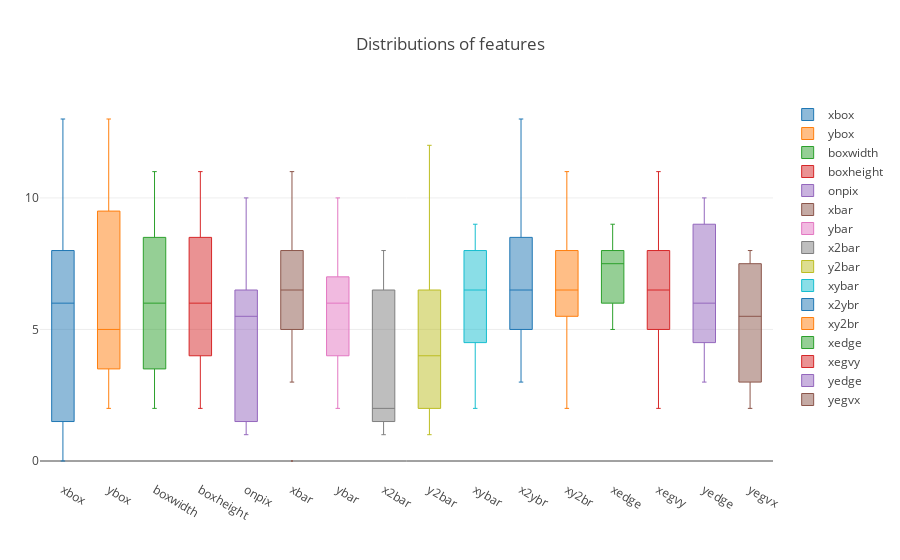

Notebook source saved alongside this figure:
### Markdown cell above
### boxplot of feature distributions

### Code cell
import plotly.plotly as py
import plotly.graph_objs as go
from plotly.offline import download_plotlyjs, init_notebook_mode, plot, iplot

init_notebook_mode(connected=True)
x_data=names

traces = []

for xd, yd in zip(x_data,data):
    traces.append(go.Box(y=yd,name=xd,whiskerwidth=.2,marker=dict(size=2,),line=dict(width=1),))

layout=go.Layout(
    title="Distributions of features",yaxis=dict(autorange=True,showgrid=True,zeroline=True,dtick=5,),margin=dict(l=40,r=30,b=80,t=100),)

fig = go.Figure(data=traces,layout=layout)
iplot(fig)

### Figure 1 — Plotly figure (JSON) as saved in the notebook; plotly's stock layout.template omitted (floating-point values rounded to 4 significant figures)
{"data": [{"line": {"width": 1}, "marker": {"size": 2}, "name": "xbox", "type": "box", "whiskerwidth": 0.2, "y": [2, 8, 3, 5, 1, 8, 13, 0, 6, 6, 10, 8, 0, 8, 0, 8]}, {"line": {"width": 1}, "marker": {"size": 2}, "name": "ybox", "type": "box", "whiskerwidth": 0.2, "y": [5, 12, 3, 7, 2, 10, 5, 5, 4, 13, 3, 9, 2, 8, 4, 10]}, {"line": {"width": 1}, "marker": {"size": 2}, "name": "boxwidth", "type": "box", "whiskerwidth": 0.2, "y": [4, 11, 6, 8, 6, 10, 6, 2, 6, 10, 3, 7, 3, 7, 3, 9]}, {"line": {"width": 1}, "marker": {"size": 2}, "name": "boxheight", "type": "box", "whiskerwidth": 0.2, "y": [7, 11, 6, 6, 3, 5, 9, 4, 6, 4, 4, 10, 6, 10, 2, 8]}, {"line": {"width": 1}, "marker": {"size": 2}, "name": "onpix", "type": "box", "whiskerwidth": 0.2, "y": [2, 1, 3, 1, 1, 8, 6, 6, 6, 6, 5, 9, 1, 7, 5, 10]}, {"line": {"width": 1}, "marker": {"size": 2}, "name": "xbar", "type": "box", "whiskerwidth": 0.2, "y": [4, 11, 5, 8, 3, 8, 8, 6, 9, 5, 6, 6, 0, 8, 9, 7]}, {"line": {"width": 1}, "marker": {"size": 2}, "name": "ybar", "type": "box", "whiskerwidth": 0.2, "y": [4, 2, 5, 4, 4, 8, 7, 6, 6, 7, 6, 6, 2, 8, 7, 10]}, {"line": {"width": 1}, "marker": {"size": 2}, "name": "x2bar", "type": "box", "whiskerwidth": 0.2, "y": [1, 1, 3, 2, 1, 8, 2, 2, 2, 8, 2, 8, 1, 6, 2, 7]}, {"line": {"width": 1}, "marker": {"size": 2}, "name": "y2bar", "type": "box", "whiskerwidth": 0.2, "y": [2, 2, 4, 4, 2, 10, 6, 2, 6, 12, 4, 8, 1, 6, 1, 7]}, {"line": {"width": 1}, "marker": {"size": 2}, "name": "xybar", "type": "box", "whiskerwidth": 0.2, "y": [3, 9, 5, 7, 4, 8, 7, 3, 8, 5, 6, 8, 2, 8, 6, 7]}, {"line": {"width": 1}, "marker": {"size": 2}, "name": "x2ybr", "type": "box", "whiskerwidth": 0.2, "y": [6, 13, 4, 7, 4, 6, 7, 6, 3, 10, 7, 9, 5, 9, 5, 8]}, {"line": {"width": 1}, "marker": {"size": 2}, "name": "xy2br", "type": "box", "whiskerwidth": 0.2, "y": [4, 9, 6, 7, 6, 7, 8, 6, 2, 6, 5, 11, 4, 8, 7, 8]}, {"line": {"width": 1}, "marker": {"size": 2}, "name": "xedge", "type": "box", "whiskerwidth": 0.2, "y": [6, 9, 8, 6, 9, 7, 8, 6, 5, 7, 5, 8, 8, 9, 8, 6]}, {"line": {"width": 1}, "marker": {"size": 2}, "name": "xegvy", "type": "box", "whiskerwidth": 0.2, "y": [5, 9, 5, 7, 6, 6, 11, 7, 3, 7, 3, 9, 2, 7, 5, 11]}, {"line": {"width": 1}, "marker": {"size": 2}, "name": "yedge", "type": "box", "whiskerwidth": 0.2, "y": [6, 9, 5, 4, 3, 10, 6, 3, 5, 10, 5, 7, 3, 9, 6, 9]}, {"line": {"width": 1}, "marker": {"size": 2}, "name": "yegvx", "type": "box", "whiskerwidth": 0.2, "y": [3, 4, 4, 3, 2, 8, 7, 7, 5, 7, 6, 8, 2, 8, 3, 8]}], "layout": {"margin": {"b": 80, "l": 40, "r": 30, "t": 100}, "title": "Distributions of features", "yaxis": {"autorange": true, "dtick": 5, "showgrid": true, "zeroline": true}}}
